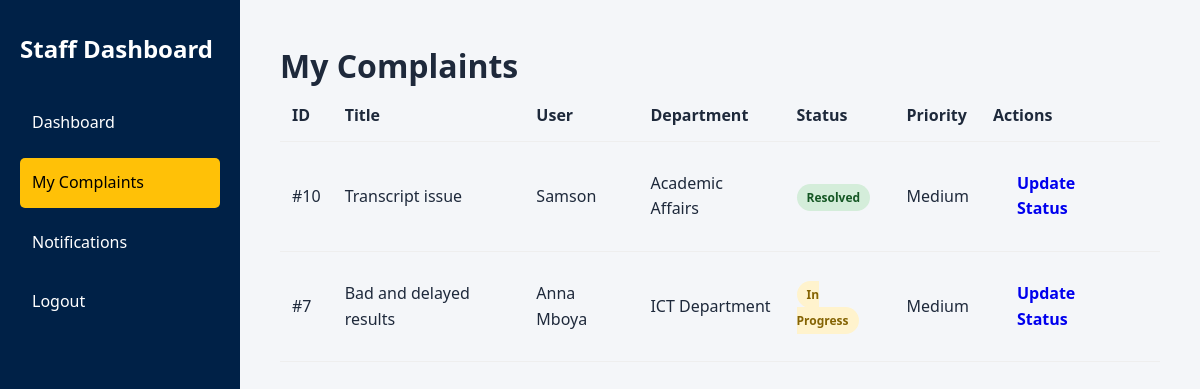
The page /web_based/staff/view_complaints.php (signed in) on the database its author committed.
### tables this page shows
CREATE TABLE `complaints` (
  `id` int(11) NOT NULL,
  `user_id` int(11) NOT NULL,
  `category_id` int(11) NOT NULL,
  `complaint_type_id` int(11) DEFAULT NULL,
  `department_id` int(11) NOT NULL,
  `title` varchar(255) NOT NULL,
  `description` text NOT NULL,
  `status` enum('Pending','In Progress','Resolved','Rejected') DEFAULT 'Pending',
  `priority` enum('Low','Medium','High','Critical') DEFAULT 'Medium',
  `assigned_to` int(11) DEFAULT NULL,
  `created_at` timestamp NOT NULL DEFAULT current_timestamp(),
  `updated_at` timestamp NOT NULL DEFAULT current_timestamp() ON UPDATE current_timestamp(),
  `sla_deadline` datetime DEFAULT NULL,
  `resolved_at` datetime DEFAULT NULL,
  `sla_status` enum('Within SLA','Breached','Pending') DEFAULT 'Pending'
);

CREATE TABLE `users` (
  `id` int(11) NOT NULL,
  `name` varchar(100) NOT NULL,
  `email` varchar(150) NOT NULL,
  `password` varchar(255) NOT NULL,
  `role` enum('admin','staff','user') DEFAULT 'user',
  `department_id` int(11) DEFAULT NULL,
  `status` enum('active','inactive') DEFAULT 'active',
  `created_at` timestamp NOT NULL DEFAULT current_timestamp(),
  `department_role` enum('none','department_admin') DEFAULT 'none',
  `total_assigned` int(11) DEFAULT 0,
  `total_resolved` int(11) DEFAULT 0,
  `average_resolution_time` float DEFAULT 0,
  `reset_token` varchar(255) DEFAULT NULL,
  `reset_expires` datetime DEFAULT NULL
);

CREATE TABLE `departments` (
  `id` int(11) NOT NULL,
  `department_name` varchar(150) NOT NULL,
  `description` text DEFAULT NULL,
  `created_at` timestamp NOT NULL DEFAULT current_timestamp()
);

### web_based/staff/view_complaints.php (the view, shortened to what this page needs)
<?php
include "../db.php";
$staff_id = $_SESSION['user_id'];
$complaints = mysqli_query($conn, "
    SELECT c.*, u.name AS user_name, d.department_name
    FROM complaints c
    JOIN users u ON c.user_id = u.id
    LEFT JOIN departments d ON c.department_id = d.id
    WHERE c.assigned_to = $staff_id
    ORDER BY c.created_at DESC
");
?>
<!DOCTYPE html>
<html>
<head>
    <link rel="stylesheet" href="../assets/css/style.css">
</head>
<body>
<div class="dashboard">
    <aside class="sidebar">
        <h2>Staff Dashboard</h2>
        <a href="dashboard.php">Dashboard</a>
        <a href="view_complaints.php" class="active">My Complaints</a>
        <a href="notifications.php">Notifications</a>
        <a href="../logout.php">Logout</a>
    </aside>
    <main class="main-content">
        <h1>My Complaints</h1>
        <table>
            <thead>
                <tr>
                    <th>ID</th>
                    <th>Title</th>
                    <th>User</th>
                    <th>Department</th>
                    <th>Status</th>
                    <th>Priority</th>
                    <th>Actions</th>
                </tr>
            </thead>
            <tbody>
                <?php while($c = mysqli_fetch_assoc($complaints)) {
                    $status_class = strtolower(str_replace(' ', '-', $c['status']));
                ?>
                <tr>
                    <td>#<?php echo $c['id']; ?></td>
                    <td><?php echo htmlspecialchars($c['title']); ?></td>
                    <td><?php echo htmlspecialchars($c['user_name']); ?></td>
                    <td><?php echo $c['department_name'] ?: "-"; ?></td>
                    <td><span class="badge <?php echo $status_class; ?>"><?php echo $c['status']; ?></span></td>
                    <td><?php echo $c['priority']; ?></td>
                    <td>
                        <a href="update_status.php?id=<?php echo $c['id']; ?>" class="btn btn-primary">Update Status</a>
                    </td>
                </tr>
                <?php } ?>
            </tbody>
        </table>
    </main>
</div>
</body>
</html>

### web_based/assets/css/style.css (style rules this page uses)
* { box-sizing: border-box; margin: 0; padding: 0; }
body { font-family: 'Segoe UI', sans-serif; background: #f8fafc; color: #1e293b; line-height: 1.6; }
.btn { display: inline-block; padding: 12px 24px; margin: 5px 0; border-radius: 6px; text-decoration: none; font-weight: 600; transition: 0.3s; }
.dashboard { display: flex; min-height: 100vh; font-family: 'Segoe UI', sans-serif; }
.sidebar { width: 240px; background: #002147; color: white; padding: 30px 20px; }
.sidebar h2 { margin-bottom: 30px; }
.sidebar a { display: block; padding: 12px; margin-bottom: 10px; text-decoration: none; color: white; border-radius: 5px; transition: 0.3s; }
.sidebar a:hover, .sidebar a.active { background: #ffc107; color: black; }
.main-content { flex: 1; padding: 40px; background: #f4f6f9; }
table { width: 100%; border-collapse: collapse; }
table th, table td { padding: 12px; border-bottom: 1px solid #eee; text-align: left; }
.badge { padding: 5px 10px; border-radius: 15px; font-size: 12px; font-weight: bold; }
.badge.resolved { background: #d4edda; color: #155724; }
.badge.in-progress { background: #fff3cd; color: #856404; }

### rows shown on the page
complaints: id "10", title "Transcript issue", user.name "Samson", department.department_name "Academic Affairs", status "Resolved", priority "Medium"
complaints: id "7", title "Bad and delayed results", user.name "Anna Mboya", department.department_name "ICT Department", status "In Progress", priority "Medium"
